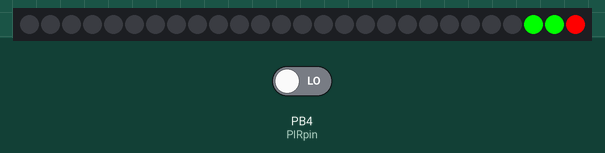
Simulated run of this sketch. Board: ATtiny85, built with avr-gcc and run on an emulated ATtiny85. On the bench: 27 RGB LEDs in strip order, left to right. Inputs (shaded band) come from the test bench; at power-on: PB4 (PIRpin) LOW.

Above: at 1.29 s.
1.3 s: PB4 (PIRpin) driven HIGH
At 2.3 s:
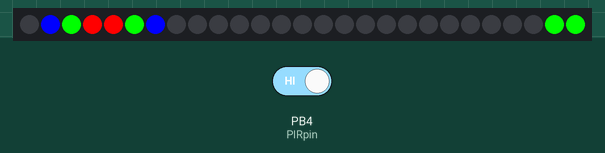
3.5 s: PB4 (PIRpin) driven LOW
At 3.56 s:
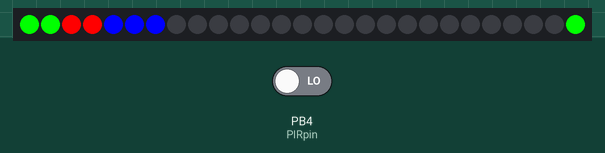

Measured:
- after the input at 3.5 s, the LEDs: first change at once (image 2 shows a later state)

The sketch:

combjellyattiny.ino
```cpp
/*
 * Working on the new set of program codes to address individual LED pixels on the strip
 * This one is also incorporating millis() to get rid of the delay function
 * Which allows the use of outside inputs from the motions sensor.
 * Also incorporating the use of one of the hardware IRQ's
 */

#include <Adafruit_NeoPixel.h>
#include <avr/power.h>

#define PIN 2   // the digital output pin on the attiny85 to the neopixel strip
uint16_t NUM_PIXELS = 27; // number of pixels on the strip
uint16_t cp = 0;  // current pixel initialization
uint16_t prevcp = 0; // previous pixel

const byte PIRpin = 4;   // setup the Motion sensor pin on the interrupt pin
//#define pirLED 0  // set up the pir LED pin
volatile byte pirstatus = 0;

/*
 * Setting up the millis function to create a time delay without a delay
 */
unsigned long interval = 50;  // the time we need to wait
unsigned long previousMillis = 0;

/*
 * Setting up the millis function to create a timed pir sensor reading. every 1/8 second
 */

 unsigned long pir_read_interval = 125;   // the time we need to wait, 1000/8 = 125
 unsigned long prev_pir_read = 0;

 /*
  *  Setting up the millis function to create a timed pir sensor reset if it continues on for a state
  *  value of 1 (high) for longer than 3 seconds
  */

unsigned long pir_state_interval = 2000;  // time to check if it's been in a HIGH state for too long, 3 seconds
unsigned long prev_pir_state = 0;

// Parameter 1 = number of pixels in strip
// Parameter 2 = Arduino pin number (most are valid)
// Parameter 3 = pixel type flags, add together as needed:
//   NEO_KHZ800  800 KHz bitstream (most NeoPixel products w/WS2812 LEDs)
//   NEO_KHZ400  400 KHz (classic 'v1' (not v2) FLORA pixels, WS2811 drivers)
//   NEO_GRB     Pixels are wired for GRB bitstream (most NeoPixel products)
//   NEO_RGB     Pixels are wired for RGB bitstream (v1 FLORA pixels, not v2)
Adafruit_NeoPixel strip = Adafruit_NeoPixel(NUM_PIXELS, PIN, NEO_GRB + NEO_KHZ800);

void setup() {


  pinMode(PIRpin, INPUT);  // declare the PIRpin as an input for the pir sensor
  // attachInterrupt(digitalPinToInterrupt(PIRpin),pirRead, RISING);

 // pinMode(pirLED, OUTPUT);  // declare the PIR status pin as an output for the LED indicator


  cp = 0;
  prevcp = 0;
  strip.begin();
  strip.show(); // Initialize all pixels to 'off'

  pirstatus = 0;  // set up the initial status of the pirstatus as low

  //Serial.begin(9600);
}

void loop() {

    pirRead();

    if (pirstatus == 1) {

      //digitalWrite(pirLED, HIGH);

      unsigned long current_pir_state = millis();

      if ((unsigned long)(current_pir_state - prev_pir_state) >= pir_state_interval) {
        prev_pir_state = millis();

          for (int j = 0; j++; j <= NUM_PIXELS) {
            strip.setPixelColor(j, 0, 0, 0);
            strip.show();
          }

          strip.setPixelColor(1, 0, 0, 255);
          strip.setPixelColor(2, 0, 255, 0);
          strip.setPixelColor(3, 255, 0, 0);
          strip.setPixelColor(4, 255, 0, 0);
          strip.setPixelColor(5, 0, 255, 0);
          strip.setPixelColor(6, 0, 0, 255);
          strip.show();

      }


    } else {
      //digitalWrite(pirLED, LOW);
      combjellyon();
    }


  /*

    if (pirstatus == 1) {
      digitalWrite(pirLED, HIGH);
    } else {
      digitalWrite(pirLED, LOW);
    }

  } else if ((unsigned long)(current_pir_read - prev_pir_read) >= pir_state_interval) {
    prev_pir_read = millis();
    pirstatus = 0;
  }
*/


  //pirstatus = digitalRead(PIRpin);
  //Serial.println(pirstatus);
 /*
  unsigned long current_pir_state = millis();

  if ((unsigned long)(current_pir_state - prev_pir_state) >= pir_state_interval) {
    prev_pir_state = millis();
    pirstatus = 0;  // reset the pir status
  }
*/

}
```

combjellyon.ino
```cpp
void combjellyon() {

  unsigned long currentMillis = millis();
  prevcp = cp-1;

  if ((unsigned long)(currentMillis - previousMillis) >= interval) {
    previousMillis = millis();

  strip.setPixelColor(cp, 0, 255, 0);
  strip.setPixelColor(cp+1, 0, 255, 0);
  strip.setPixelColor(cp+2, 255, 0, 0);
  strip.setPixelColor(cp+3, 255, 0, 0);
  strip.setPixelColor(cp+4, 0, 0, 255);
  strip.setPixelColor(cp+5, 0, 0, 255);
  strip.show();

    cp++;
    strip.setPixelColor(prevcp, 0, 0, 0);
    strip.show();
  }

  if (cp == NUM_PIXELS) {
    cp = 0;
  }

}
```

pirRead.ino
```cpp
void pirRead() {

  unsigned long current_pir_read = millis();

  if ((unsigned long)(current_pir_read - prev_pir_read) >= pir_read_interval) {
      prev_pir_read = millis();

      pirstatus = digitalRead(PIRpin);

  }

}
```
